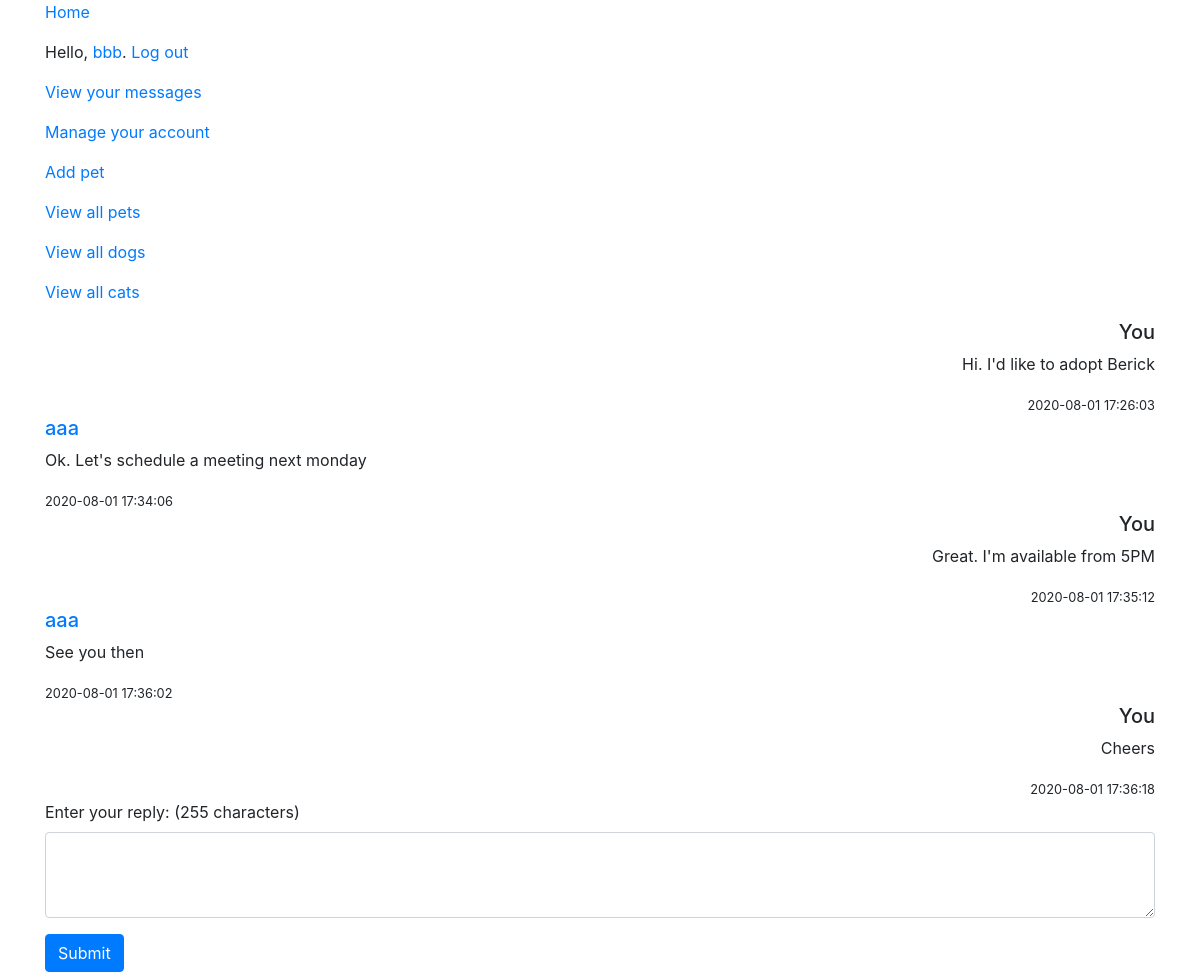
Screenshot of /messages/6 (signed in) with the database file from the repository.
### tables this page shows
CREATE TABLE "users" (
	"id"	integer PRIMARY KEY AUTOINCREMENT,
	"username"	text,
	"email"	text,
	"hash"	text,
	"location"	text,
	"shelter"	TEXT
);

CREATE TABLE "messages" (
	"id"	integer PRIMARY KEY AUTOINCREMENT,
	"sender"	integer,
	"thread_id"	integer,
	"message"	text,
	"timestamp"	datetime,
	"read"	INTEGER,
	FOREIGN KEY("sender") REFERENCES "users"("id"),
	FOREIGN KEY("thread_id") REFERENCES "threads"("id")
);

### app.py (the view)
@app.route('/messages/<thread_id>')
@login_required
def messages(thread_id):
    user = session.get("user")
    user_id = session.get("user_id")
    db = sqlite3.connect('app.db')
    c = db.cursor()
    rows = c.execute('''
        SELECT * FROM threads WHERE (id = ? AND user1 = ?) OR (id = ? AND user2 = ?)
    ''', (thread_id, user_id, thread_id, user_id)).fetchall()
    if len(rows) == 0:
        return redirect("/")
    messages = c.execute('''
        SELECT m.*, u.username AS from_user, t.user1, t.user2, t.subject FROM messages m
        LEFT JOIN users u ON u.id = m.sender
		LEFT JOIN threads t on m.thread_id = t.id
        LEFT JOIN users u1 on t.user1 = u1.id
		LEFT JOIN users u2 on t.user2 = u2.id
        WHERE thread_id = ?
    ''', (thread_id)).fetchall()
    return render_template("messages.html", user=user, user_id=user_id, messages=messages)

### app.py (called while the page is built)
@app.after_request
def after_request(response):
    response.headers['Cache-Control'] = 'no-cache, no-store, must-revalidate'
    response.headers['Expires'] = 0
    response.headers['Pragma'] = 'no-cache'
    return response

### helpers.py (called while the page is built)
def login_required(f):
    @wraps(f)
    def decorated_function(*args, **kwargs):
        if session.get("user") is None:
            return redirect("/login")
        return f(*args, **kwargs)
    return decorated_function

### templates/messages.html (shortened to what this page needs)
{% extends "layout.html" %}
{% block main %}
<div class="container">
    {% for message in messages %}
    {% if message[1] == user_id %}
    <div class="media right">
    {% else %}
    <div class="media">
    {% endif %}
        <div class="media-body">
            {% if message[1] == user_id %}
            <h5 class="mt-0">You</h5>
            {% else %}
            <h5 class="mt-0"><a href="/members/{{ message[6] }}">{{ message[6] }}</a></h5>
            {% endif %}
            <p>{{ message[3] }}</p>
            <small>{{ message[4][:19] }}</small>
        </div>
    </div>
    {% endfor %}
    {% if messages[0][8] == user %}
    <form action="/contact/{{ messages[0][10] }}" method="POST">
    {% else %}
    <form action="/contact/{{ messages[0][8] }}" method="POST">
    {% endif %}
        <div class="form-group">
            <label for="message">Enter your reply: (<span id="characters">255</span> character<span id="plural">s</span>)</label>
            <textarea name="message" class="form-control" id="message" rows="3" maxlength="255"></textarea>
        </div>
        <button type="submit" class="btn btn-primary mb-2">Submit</button>
    </form>
</div>
{% endblock %}

### templates/layout.html (shortened to what this page needs)
<!doctype html>
<html lang="en">
<head>
    <link rel="stylesheet" href="https://stackpath.bootstrapcdn.com/bootstrap/4.5.0/css/bootstrap.min.css">
    <link rel="stylesheet" type="text/css" href="/static/css/style.css"> {% block links %}{% endblock %}
</head>
<body>
    <div class="container">
        <p><a href="/">Home</a></p>
        {% if user %}
        <p>Hello, <a href="/members/{{ user }}">{{ user }}</a>. <a href="/logout">Log out</a></p>
        <p><a href="/messages">View your messages</a></p>
        <p><a href="/account">Manage your account</a></p>
        <p><a href="/add_pet">Add pet</a></p>
        {% else %}
        <p>Hello, visitor. Please <a href="/register">register</a> or <a href="/login">log in</a></p>
        {% endif %}
        <p><a href="/pets">View all pets</a></p>
        <p><a href="/pets/dogs">View all dogs</a></p>
        <p><a href="/pets/cats">View all cats</a></p>
    </div>
    {% block main %}{% endblock %}
</body>
</html>

### static/css/style.css (style rules this page uses)
.right { text-align: right; }

### rows the page displays
users: username "bbb"
messages: shows "You", message "Hi. I'd like to adopt Berick", timestamp "2020-08-01 17:26:03"
messages: username "aaa", message "Ok. Let's schedule a meeting next monday", timestamp "2020-08-01 17:34:06"
messages: shows "You", message "Great. I'm available from 5PM", timestamp "2020-08-01 17:35:12"
messages: username "aaa", message "See you then", timestamp "2020-08-01 17:36:02"
messages: shows "You", message "Cheers", timestamp "2020-08-01 17:36:18"
